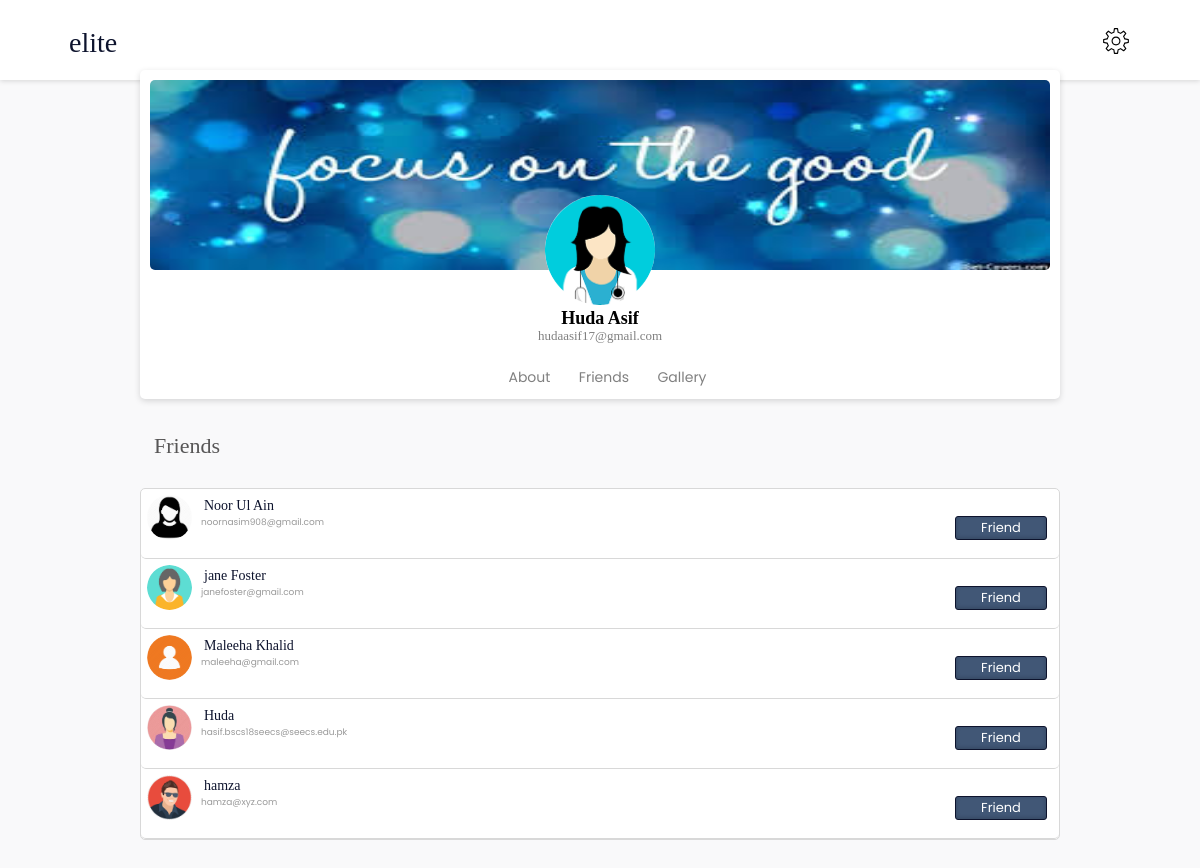
/friendsothers.php?mail=hudaasif17@gmail.com, run on the app's committed database.
### tables this page shows
CREATE TABLE `profile` (
  `profile_id` int(30) NOT NULL,
  `user_id` int(30) NOT NULL,
  `cover_url` varchar(32) NOT NULL,
  `profile_url` varchar(32) NOT NULL
);

CREATE TABLE `friends` (
  `friends_id` int(12) NOT NULL,
  `user_id` int(12) NOT NULL,
  `friends` int(12) NOT NULL
);

### friendsothers.php (the view, shortened to what this page needs)
<!DOCTYPE html>
<html lang="en">
<head>
    <link rel="stylesheet" href="https://stackpath.bootstrapcdn.com/bootstrap/4.4.1/css/bootstrap.min.css">
    <link rel="stylesheet" href="css/style.css">
</head>
<body>
    <nav id="navbar">
        <a href="#" class="nav-logo">
            <img src="img/logo.svg" alt="">
        </a>
        <a href="#"  class="f-right clearl">
            <img src="assets/icons-settings.svg" alt="" id="menu-pop" class="settings" onclick="appear();">
        </a>
    </nav>
    <div id="profile-content">
        <section class="section-form">
            <div class="container">
                <div class="row">
                <div class="col-lg-10 offset-lg-1 col-md-10 offset-md-1">
                        <div class="form-profile">
                            <?php
                            $conn = mysqli_connect('localhost','elite','','cs344_project');
                            $mymail = $_GET['mail'];
                            $sql1 = "SELECT userName,e_mail FROM login where e_mail='".$mymail."' ";
                            $result1 = mysqli_query($conn,$sql1) or die( mysqli_error($conn));
                            $row1 = mysqli_fetch_array($result1);
                            $sql2 = "SELECT * FROM profile JOIN login using (user_id) where  e_mail='".$mymail."' ";
                            $result2 = mysqli_query($conn,$sql2) or die( mysqli_error($conn));
                            $row2 = mysqli_fetch_array($result2);
                            $image1 = $row2['cover_url'];
                            $image2 = $row2['profile_url'];
                            $url1= "aboutothers.php?mail=" . $mymail;
                            $url2= "friendsothers.php?mail=" . $mymail;
                            $url3= "galleryothers.php?mail=" . $mymail;
                            ?>
                                <div class="cover">
                                        <img src= <?php echo $image1 ?> class="ProfilePic1">
                                </div>
                                <div class="profile2-div ">
                                    <div class="profile2-div2">
                                        <a href="#">
                                            <img src= <?php echo $image2 ?> alt="Avatar" class="ProfilePic2">
                                        </a>
                                    </div>
                                </div>
                                <div class="user clearl">
                                    <a href="#">
                                       <b><?php echo $row1['userName'] ?></b>
                                    </a>
                                </div>
                                <div class="username  clearl" id="use">
                                    <a href="">
                                        <?php echo $row1['e_mail'] ?>
                                    </a>
                                </div>
                                <div class="Profilelist-div">
                                    <br>
                                    <ul class="Profilelist">
                                        <li class="left">
                                            <a href="<?php echo $url1 ?>">About</a>
                                        </li>
                                        <li class="left">
                                            <a href="<?php echo $url2 ?>">Friends</a>
                                        </li>
                                        <li class="left">
                                            <a href="<?php echo $url3 ?>">Gallery</a>
                                        </li>
                                    </ul>
                                </div>
                        </div>
                    </div>
                    <div class="col-lg-10 offset-lg-1 col-md-10 offset-md-1">
                        <p class="tags" >Friends</p>
                            <div class="form-postn marginup">
                                <div class="engine">
                                    <ul class="row12">
                                    <?php
                                        $conn = mysqli_connect('localhost','elite','','cs344_project');
                                        $query1 = "SELECT * FROM login WHERE e_mail = '$mymail' ";
                                        $result1 = mysqli_query($conn,$query1) or die( mysqli_error($conn));
                                        $row1= mysqli_fetch_array($result1);
                                        $value= $row1['user_id'];
                                        $query2 = "SELECT * FROM friends WHERE user_id = '$value'";
                                        $result2 = mysqli_query($conn,$query2) or die( mysqli_error($conn));
                                        while($row2=mysqli_fetch_array($result2)){
                                        $id=$row2['friends'];
                                        $query3 = "SELECT * FROM login  where user_id = '$id'";
                                        $result3 = mysqli_query($conn,$query3) or die( mysqli_error($conn));
                                        $row3=mysqli_fetch_array($result3);
                                        $req = $row3['user_id'];
                                        $fmail  = $row3['e_mail'];
                                        $me1 = "SELECT * from profile where user_id= '$req'";
                                        $mego1 = mysqli_query($conn,$me1) or die( mysqli_error($conn));
                                        $medo1=mysqli_fetch_array($mego1);
                                        ?>
                                        <li class="clear">
                                                <div class="profile ">
                                                    <a href='profileothers.php?mail=<?php echo($fmail) ?>'>
                                                        <img src="<?php echo $medo1['profile_url']; ?>" alt="Avatar" class="avatarprofile">
                                                    </a>
                                                </div>
                                                <div class="avatarname ">
                                                    <a>
                                                        <?php echo $row3['userName']; ?>
                                                    </a>
                                                </div>
                                                <br>
                                                <div class="searchstatus f-left">
                                                    <a>
                                                    <?php echo $row3['e_mail']; ?>
                                                    </a>
                                                </div>
                                                <div class="f-right">
                                                <button class="follow-btn">
                                                    Friend
                                                </button>
                                            </div>
                                            </li>
                                            <?php
                                                }
                                            ?>
                                    </ul>
                                </div>
                            </div>
                        </div>
                    </div>
                </div>
            </section>
        </div>
</body>
</html>

### css/style.css (style rules this page uses)
* { font-family: inherit; }
body { background: rgba(65,87,118,0.03); font-family: Poppins, sans-serif; }
#navbar { position: absolute; top: 0; left: 0; height: 80px; line-height: 80px; background: #FFFFFF; box-shadow: 0 1px 5px 0 rgba(0,0,0,0.15); width: 100%; z-index: 0; vertical-align: middle; padding: 0 70px; }
.section-form { padding: 70px 0; }
.f-right { float: right; }
a { color:black; text-decoration: none; }
.profile { width: 45px; opacity: 100%; float: left; }
.avatarprofile { border-radius: 50%;; vertical-align: middle; width: 45px; height: 45px; position: 340px 145px; opacity: 100%; }
.avatarname { font-family: Poppins-Medium; font-size: 14px; color: #0D132D; padding: 0 0 0 12px ; text-align: left; float: left; }
.form-postn { background: #FFFFFF; box-shadow: 0 2px 6px 0 rgba(0,0,0,0.15); border-radius: 5px; }
.left { float: left; }
.f-left { float: left; }
.clearl { clear: left; }
#profile-content { padding-top: 0px; }
.form-profile { background: #FFFFFF; box-shadow: 0 2px 6px 0 rgba(0,0,0,0.15); border-radius: 5px; margin-bottom: 30px; padding:10px 10px 0px 10px; }
.cover { overflow: hidden; border-radius: 5px 5px 5px 5px; }
.ProfilePic1 { width: 100%; height: 190px; opacity: 100%; }
.profile2-div { width: 100%; opacity: 100%; margin-top:-75px; }
.profile2-div2 { text-align: center; margin:auto }
.ProfilePic2 { width:110px; height:110px; opacity: 100%; border-radius: 50%; }
.Profilelist-div { margin: auto; width: 30%; }
.Profilelist { padding-bottom: 10px; list-style: none; display: flex; justify-content: space-evenly; text-align: center; }
.Profilelist-div ul a { font-size: 14px; color: grey; text-decoration: none; text-align: center; opacity: 100%; padding-right: 25px; }
#use > a { text-decoration: none; font-size: 13px; color: grey; }
.user { width:200px; height: 18px; text-align: center; margin: auto; padding-bottom: 0px; }
.user > a { font-size: 18px; color: black; text-decoration: none; font-family: Poppins-medium; }
.username { width:150px; height: 18px; text-align:center; margin: auto; padding-top: 0px; }
.username > a { font-family: Poppins-Regular; font-size: 12px; color: rgba(13,19,45,0.60); text-align: center; line-height: 18px; }
.settings { font-family: simple-line-icons; font-size: 28px; color: #0D132D; width: 28px; height: 28px; }
.follow-btn { background: #415776; border: 1px solid #0D132D; box-shadow: inset 0 -1px 4px 0 rgba(0,0,0,0.20); border-radius: 3px; font-size: 13px; color: #FFFFFF; text-align: center; width: 92px; height:24px; }
.searchstatus { opacity: 0.4; font-size: 9px; width: fit-content; color: #000000; padding: 0 0 0 9px ; }
.engine ul { border-bottom: 1px solid #D8D8D8; background: #FFFFFF; border: 1px solid #D8D8D8; margin-top: 60px; font-size: 14px; text-align: center; list-style: none; padding: 0px; border-radius: 5px; }
.engine li { border-bottom: 1px solid #D8D8D8; padding-top:13px; padding: 6px 12px 12px 6px; height:70px; border-bottom-left-radius: 5px; border-bottom-right-radius: 5px; opacity: 1; }
.marginup { margin-top: -50px; }
.tags { font-family: Poppins-Medium; font-size: 22px; color: #575656; text-align: left; padding-left: 14px; }
.row12 { width:100%; float: left; }
a:-webkit-any-link { text-decoration:none !important; }

### data on the page
profile: cover_url (picture), profile_url (picture)
friends: profile.profile_url (picture), login.userName "Noor Ul Ain", login.e_mail "noornasim908@gmail.com"
friends: profile.profile_url (picture), login.userName "jane Foster", login.e_mail "janefoster@gmail.com"
friends: profile.profile_url (picture), login.userName "Maleeha Khalid", login.e_mail "maleeha@gmail.com"
friends: profile.profile_url (picture), login.userName "Huda", login.e_mail "hasif.bscs18seecs@seecs.edu.pk"
friends: profile.profile_url (picture), login.userName "hamza", login.e_mail "hamza@xyz.com"

### other printed values
$row1['userName'] "Huda Asif"
$row1['e_mail'] "hudaasif17@gmail.com"
